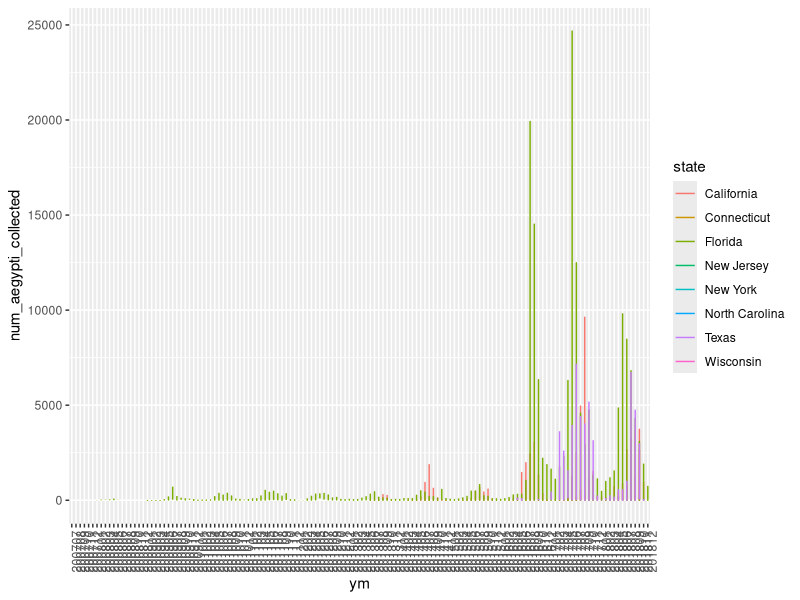

Write R code to recreate this figure.
data_ca <- read.csv("./data/aedes_collections_california.csv")
data_ct <- read.csv("./data/aedes_collections_connecticut.csv")
data_fl <- read.csv("./data/aedes_collections_florida.csv")
data_nj <- read.csv("./data/aedes_collections_new_jersey.csv")
data_ny <- read.csv("./data/aedes_collections_new_york.csv")
data_nc <- read.csv("./data/aedes_collections_north_carolina.csv")
data_tx <- read.csv("./data/aedes_collections_texas.csv")
data_wi <- read.csv("./data/aedes_collections_wisconsin.csv")




total_data <- rbind(data_ca,data_ct,data_fl,data_nj,data_ny,data_nc,data_tx,data_wi)


ym <- c()
for (row in 1:nrow(total_data)){
  if (total_data[row,]$month < 10){
    ym <- c(ym,paste0(total_data[row,]$year,paste0("0",total_data[row,]$month)))
    }else{
    ym <- c(ym,paste0(total_data[row,]$year,total_data[row,]$month))
  }
}
total_data$ym <- ym
total_data$location <- paste0(total_data$state,"-",total_data$county)
### Exploration plots
library(ggplot2)
ggplot(total_data,aes(x=ym,num_aegypti_collected,col=state)) + geom_line()+ theme(axis.text.x = element_text(angle = 90, hjust = 1)) 
